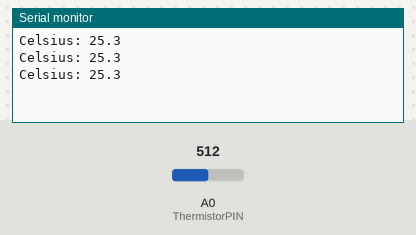
This sketch was run on a simulated Arduino Uno, built with avr-gcc and run on an emulated ATmega328P. Shown: the last lines printed to the serial monitor. The test bench sets the inputs (shaded band); at power-on: A0 (ThermistorPIN) = 512.

Above: at 1.3 s.
1.4 s: A0 (ThermistorPIN) set to 0
At 1.9 s:
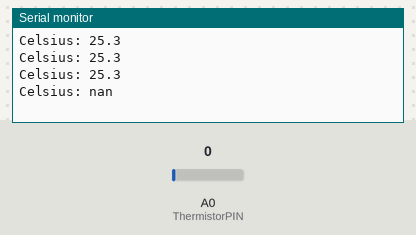
3.5 s: A0 (ThermistorPIN) set to 122
At 3.9 s:
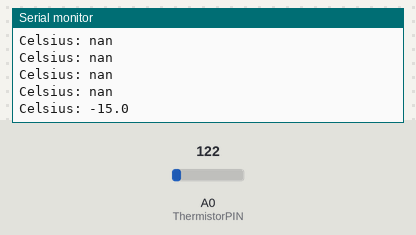

The sketch:

thermistor.ino
```cpp
#include <math.h>

#define ThermistorPIN 0                 // Analog Pin 0

float pad = 9850;                       // balance/pad resistor value, set this to
                                        // the measured resistance of your pad resistor
float thermr = 10000;                   // thermistor nominal resistance

float Thermistor(int RawADC) {
  long Resistance;
  float Temp;  // Dual-Purpose variable to save space.

  Resistance=((1024 * pad / RawADC) - pad);
  Temp = log(Resistance); // Saving the Log(resistance) so not to calculate  it 4 times later
  Temp = 1 / (0.001129148 + (0.000234125 * Temp) + (0.0000000876741 * Temp * Temp * Temp));
  Temp = Temp - 273.15;  // Convert Kelvin to Celsius
  // Uncomment this line for the function to return Fahrenheit instead.
  //temp = (Temp * 9.0)/ 5.0 + 32.0;                  // Convert to Fahrenheit
  return Temp;                                      // Return the Temperature
}

void setup() {
  Serial.begin(115200);
}

void loop() {
  float temp;
  temp = Thermistor(analogRead(ThermistorPIN));       // read ADC and  convert it to Celsius
  Serial.print("Celsius: ");
  Serial.print(temp,1);                             // display Celsius
  //temp = (temp * 9.0)/ 5.0 + 32.0;                  // converts to  Fahrenheit
  //Serial.print(", Fahrenheit: ");
  //Serial.print(temp,1);                             // display  Fahrenheit
  Serial.println("");
  delay(500);                                      // Delay a bit...
}
```

Measured:
- after the input at 1.4 s, the serial monitor: prints a new line after 0.10 s (image 1)
- after the input at 3.5 s, the serial monitor: prints a new line at once (image 2)
